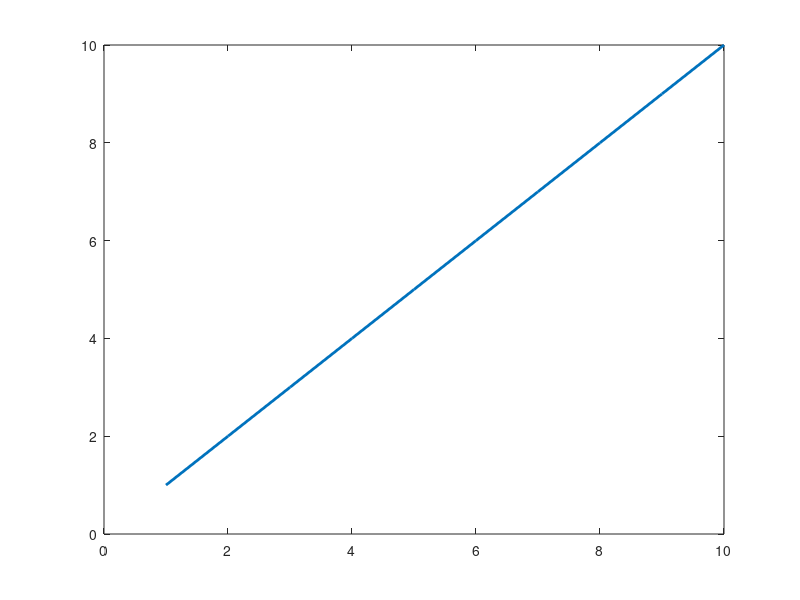

Source code (MATLAB): (Note: this script raises an error after producing the figure.)
%%PRUEBA PARA GUARDAR DATOS EN FILE%%%%%%%%%%%%
%%
Colores=["#746AB0","#FFCE30","#288BA8","#E389B9","#FF7F50","#556B2F","#ADFF2F"];
A=zeros(1,10);
for i=1:length(A)
    i
    A(i)=i;
end
B=(0:25)';
color=Colores(1);
p=plot(A,'linewidth',2); p.Color=Colores(1);

